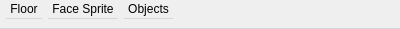
<?xml version="1.0" encoding="UTF-8"?>
<ui version="4.0">
 <class>WidgetMenuBarMapEditor</class>
 <widget class="QMenuBar" name="WidgetMenuBarMapEditor">
  <property name="geometry">
   <rect>
    <x>0</x>
    <y>0</y>
    <width>400</width>
    <height>29</height>
   </rect>
  </property>
  <property name="windowTitle">
   <string>Form</string>
  </property>
  <property name="nativeMenuBar">
   <bool>false</bool>
  </property>
  <widget class="QMenu" name="menuFloors">
   <property name="minimumSize">
    <size>
     <width>0</width>
     <height>0</height>
    </size>
   </property>
   <property name="tearOffEnabled">
    <bool>false</bool>
   </property>
   <property name="title">
    <string>Floor</string>
   </property>
   <property name="icon">
    <iconset resource="../ressources.qrc">
     <normaloff>:/icons/Ressources/floor.png</normaloff>:/icons/Ressources/floor.png</iconset>
   </property>
   <property name="toolTipsVisible">
    <bool>false</bool>
   </property>
   <addaction name="actionFloors"/>
  </widget>
  <widget class="QMenu" name="menuEvents">
   <property name="title">
    <string>Objects</string>
   </property>
   <property name="icon">
    <iconset resource="../ressources.qrc">
     <normaloff>:/icons/Ressources/ev.png</normaloff>:/icons/Ressources/ev.png</iconset>
   </property>
  </widget>
  <widget class="QMenu" name="menuFace_Sprite">
   <property name="title">
    <string>Face Sprite</string>
   </property>
   <property name="icon">
    <iconset resource="../ressources.qrc">
     <normaloff>:/icons/Ressources/sprite_face.png</normaloff>:/icons/Ressources/sprite_face.png</iconset>
   </property>
   <addaction name="actionFace_Sprite"/>
   <addaction name="actionFix_Sprite"/>
  </widget>
  <action name="actionFloors">
   <property name="icon">
    <iconset resource="../ressources.qrc">
     <normaloff>:/icons/Ressources/floor.png</normaloff>:/icons/Ressources/floor.png</iconset>
   </property>
   <property name="text">
    <string>Floors</string>
   </property>
  </action>
  <action name="actionEvents">
   <property name="text">
    <string>Objects</string>
   </property>
  </action>
  <action name="actionFace_Sprite">
   <property name="icon">
    <iconset resource="../ressources.qrc">
     <normaloff>:/icons/Ressources/sprite_face.png</normaloff>:/icons/Ressources/sprite_face.png</iconset>
   </property>
   <property name="text">
    <string>Face Sprite</string>
   </property>
  </action>
  <action name="actionFix_Sprite">
   <property name="icon">
    <iconset resource="../ressources.qrc">
     <normaloff>:/icons/Ressources/sprite_fix.png</normaloff>:/icons/Ressources/sprite_fix.png</iconset>
   </property>
   <property name="text">
    <string>Fix Sprite</string>
   </property>
  </action>
  <addaction name="menuFloors"/>
  <addaction name="menuFace_Sprite"/>
  <addaction name="menuEvents"/>
 </widget>
 <resources>
  <include location="../ressources.qrc"/>
 </resources>
 <connections/>
</ui>
